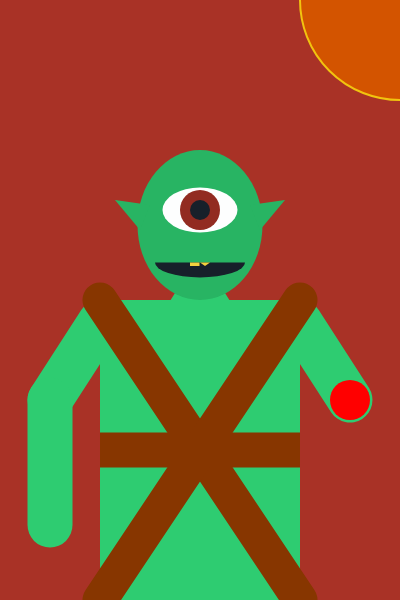
Frame 1 (no input)
Frame 60 (no input): identical to frame 1, image omitted
Frame 120 (the mouse pressed at the canvas centre since frame 60): identical to frame 1, image omitted

The p5.js sketch that drew this single still picture (run headless with seeded random() and noise() and a simulated clock; from frame 60 on, the mouse is pressed at the canvas centre):

// p5.js sketch
// ── sketch.js
function setup() {
  //create the canvas for my monster portrait
  createCanvas( 400, 600);
}

function draw(){
  //background color goes here
  background('#A93226');
  //making a sandbox for whole monster
  push();
  //making the origin the center of my canvas
  translate( 200, 300);
  //body & arms of monster
  push();
  //arms code goes here
  stroke('#2ECC71');
  strokeWeight(45);
  line( -100, 22.5, -150, 100);
  line( -150, 100, -150, 225 );
  line( 100, 22.5, 150, 100 );
  stroke('red');
  strokeWeight(40);
  point( 150, 100 );
  //end arms code
  //body code goes here
  noStroke();
  fill('#2ECC71');
  quad( -20, -15, 20, -15, 30, 1, -30, 1 );
  noStroke();
  fill('#2ECC71');
  rect( -100, 0, 200, 300);
  stroke('#873600');
  strokeWeight(35);
  line( -100, 0, 100, 300 );
  line( 100, 0, -100, 300 );
  fill('#873600');
  noStroke();
  rect( -100, 132.5, 200, 35 );
  pop();
  //end of body & arms
  //head next
  push();
  //head code goes here, make overall shape first
  noStroke();
  fill('#28B463');
  ellipse( 0, -75, 125, 150 );
  //mouth begins
  push();
  //mouth code goes here
  fill('#17202A');
  arc( 0, -37.5, 90, 30, 0, PI);
  fill('#F4D03F');
  triangle( 10, -37.5, 5, -34, 0, -37.5);
  rect( -10, -37.5, 9.5, 3.5);
  pop();
  //end mouth
  //eyes & ears
  push();
  //eye code goes here
  fill('#FDFEFE');
  ellipse( 0, -90, 75, 45);
  fill('#922B21');
  ellipse( 0, -90, 40, 40 );
  fill('#17202A');
  ellipse( 0, -90, 20, 20 );
  fill('#28B463');
  triangle( 50, -95, 85, -100, 60, -70 );
  triangle( -50, -95, -85, -100, -60, -70);
  pop();
  //end eyes
  pop();
  //end head
  pop();
  //end monster
  //sun code goes here
  stroke('#F1C40F');
  strokeWeight(2);
  fill('#D35400');
  ellipse( 400, 0, 200, 200 );

}
